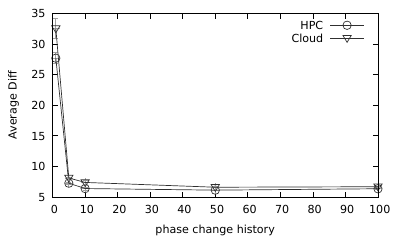

The gnuplot source for this figure:
#set term png size 800,400
#set output 'by-phhist-avgdiff.png'

set terminal pdf size 4,2.4
set output 'by-phhist-avgdiff.pdf'

#x axis formatting
set xlabel 'phase change history'

#y axis formatting
set ylabel 'Average Diff'

# styles
set style line 1 \
    linecolor rgb '#303030' \
    linetype 1 linewidth 1.0 \
    pointtype 6 pointsize 1.0
set style line 2 \
    linecolor rgb '#303030' \
    linetype 1 linewidth 1.0 \
    pointtype 25 pointsize 1.0
set style line 3 \
    linecolor rgb '#A0A0A0' \
    linetype 1 linewidth 1
set style line 4 \
    linecolor rgb '#303030' \
    linetype 1 linewidth 1.0 \
    pointtype 17 pointsize 1.0

set autoscale

plot \
    "by-phhist-avgdiff-hpc.csv" using 1:2:3 with errorbars ls 3 notitle, "" using 1:2 with linespoints ls 1 title 'HPC', \
    "by-phhist-avgdiff-uninet.csv" using 1:2:3 with errorbars ls 3 notitle, "" using 1:2 with linespoints ls 2 title 'Cloud'
